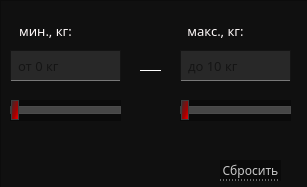
   <widget class="QWidget" name="weight">
    <property name="geometry">
     <rect>
      <x>0</x>
      <y>0</y>
      <width>307</width>
      <height>187</height>
     </rect>
    </property>
    <attribute name="icon">
     <iconset>
      <normaloff>../../images/down-arrow.png</normaloff>
      <normalon>../../images/down-arrow (1).png</normalon>../../images/down-arrow.png</iconset>
    </attribute>
    <attribute name="label">
     <string>Масса [кг]</string>
    </attribute>
    <widget class="QFrame" name="frameWeight">
     <property name="geometry">
      <rect>
       <x>0</x>
       <y>0</y>
       <width>311</width>
       <height>191</height>
      </rect>
     </property>
     <property name="styleSheet">
      <string notr="true">QFrame{
	background-color: #101010;
}
</string>
     </property>
     <property name="frameShape">
      <enum>QFrame::StyledPanel</enum>
     </property>
     <property name="frameShadow">
      <enum>QFrame::Raised</enum>
     </property>
     <widget class="QPushButton" name="btnResetWeight">
      <property name="geometry">
       <rect>
        <x>220</x>
        <y>160</y>
        <width>61</width>
        <height>21</height>
       </rect>
      </property>
      <property name="font">
       <font>
        <family>Montserrat Medium</family>
        <pointsize>9</pointsize>
       </font>
      </property>
      <property name="styleSheet">
       <string notr="true">QPushButton
{
background-color: rgb(10, 10, 10);
color:  rgb(200,200, 200);
border: 0px;
border-bottom: 1px dotted rgb(200, 200, 200);
}

QPushButton::hover
{
color: red;
border-bottom: 1px dotted red;
}
</string>
      </property>
      <property name="text">
       <string>Сбросить</string>
      </property>
     </widget>
     <widget class="QSlider" name="sliderWeightMax">
      <property name="geometry">
       <rect>
        <x>180</x>
        <y>100</y>
        <width>111</width>
        <height>21</height>
       </rect>
      </property>
      <property name="styleSheet">
       <string notr="true">QSlider{
	background-color: rgb(10, 10, 10);
}

QSlider::groove:horizontal {
border: 1px solid #bbb;
background: rgb(160,160,160);
height:6px;
}

QSlider::sub-page:horizontal {
border: 1px solid rgb(60,60,60);
background: qlineargradient(spread:pad, x1:0, y1:1, x2:1, y2:0, stop:0.125 rgba(66, 68, 68, 255), stop:0.426136 rgba(117, 19, 19, 255), stop:0.852273 rgba(255, 0, 0, 255));

color: rgb(144, 144, 144);
height: 6px;
}

QSlider::add-page:horizontal {
border: 1px solid rgb(75,75,75);
background: rgb(70,70,70);
}

QSlider::handle:horizontal {
border: 1px solid rgb(60,60,60);
background:qlineargradient(spread:pad, x1:1, y1:1, x2:0, y2:0.057, stop:0 rgba(255, 0, 0, 255), stop:0.398876 rgba(165, 0, 0, 255), stop:0.994318 rgba(46, 48, 49, 255));
width: 6px;
margin-top: -7px;
margin-bottom: -7px;
}

QSlider::handle:horizontal:hover {
border: 1px solid rgb(60,60,60);
background: qlineargradient(x1:0, y1:0, x2:1, y2:1,
    stop:0 rgb(105,105,105), stop:1 rgb(250,0,0));
width: 9px;
margin-top: -7px;
margin-bottom: -7px;
}


QSlider::sub-page:horizontal:disabled {
background: #bbb;
border-color: #999;
}

QSlider::add-page:horizontal:disabled {
background: #eee;
border-color: #999;
}

QSlider::handle:horizontal:disabled {
background: #eee;
border: 1px solid #aaa;
border-radius: 4px;
}</string>
      </property>
      <property name="singleStep">
       <number>0</number>
      </property>
      <property name="value">
       <number>0</number>
      </property>
      <property name="orientation">
       <enum>Qt::Horizontal</enum>
      </property>
      <property name="invertedAppearance">
       <bool>false</bool>
      </property>
      <property name="invertedControls">
       <bool>false</bool>
      </property>
     </widget>
     <widget class="QSlider" name="sliderWeightMin">
      <property name="geometry">
       <rect>
        <x>10</x>
        <y>100</y>
        <width>111</width>
        <height>21</height>
       </rect>
      </property>
      <property name="styleSheet">
       <string notr="true">QSlider{
	background-color: rgb(10, 10, 10);
}

QSlider::groove:horizontal {
border: 1px solid #bbb;
background: rgb(160,160,160);
height:6px;
}

QSlider::sub-page:horizontal {
border: 1px solid rgb(60,60,60);
background: qlineargradient(spread:pad, x1:0, y1:1, x2:1, y2:0, stop:0.125 rgba(66, 68, 68, 255), stop:0.426136 rgba(117, 19, 19, 255), stop:0.852273 rgba(255, 0, 0, 255));

color: rgb(144, 144, 144);
height: 6px;
}

QSlider::add-page:horizontal {
border: 1px solid rgb(75,75,75);
background: rgb(70,70,70);
}

QSlider::handle:horizontal {
border: 1px solid rgb(60,60,60);
background:qlineargradient(spread:pad, x1:1, y1:1, x2:0, y2:0.057, stop:0 rgba(255, 0, 0, 255), stop:0.398876 rgba(165, 0, 0, 255), stop:0.994318 rgba(46, 48, 49, 255));
width: 6px;
margin-top: -7px;
margin-bottom: -7px;
}


QSlider::handle:horizontal:hover {
border: 1px solid rgb(60,60,60);
background: qlineargradient(x1:0, y1:0, x2:1, y2:1,
    stop:0 rgb(105,105,105), stop:1 rgb(250,0,0));
width: 9px;
margin-top: -7px;
margin-bottom: -7px;
}


QSlider::sub-page:horizontal:disabled {
background: #bbb;
border-color: #999;
}

QSlider::add-page:horizontal:disabled {
background: #eee;
border-color: #999;
}

QSlider::handle:horizontal:disabled {
background: #eee;
border: 1px solid #aaa;
border-radius: 4px;
}</string>
      </property>
      <property name="value">
       <number>0</number>
      </property>
      <property name="orientation">
       <enum>Qt::Horizontal</enum>
      </property>
      <property name="invertedAppearance">
       <bool>false</bool>
      </property>
      <property name="invertedControls">
       <bool>false</bool>
      </property>
     </widget>
     <widget class="Line" name="line_4">
      <property name="geometry">
       <rect>
        <x>140</x>
        <y>70</y>
        <width>21</width>
        <height>19</height>
       </rect>
      </property>
      <property name="styleSheet">
       <string notr="true">border:0px;
border-top: 1px solid white;</string>
      </property>
      <property name="orientation">
       <enum>Qt::Horizontal</enum>
      </property>
     </widget>
     <widget class="QLabel" name="lbMinWeight">
      <property name="geometry">
       <rect>
        <x>10</x>
        <y>20</y>
        <width>71</width>
        <height>21</height>
       </rect>
      </property>
      <property name="font">
       <font>
        <family>Montserrat Medium</family>
        <pointsize>10</pointsize>
        <weight>50</weight>
        <bold>false</bold>
       </font>
      </property>
      <property name="styleSheet">
       <string notr="true">	color: #fffafa;
	border: 0px;
</string>
      </property>
      <property name="text">
       <string>мин., кг:</string>
      </property>
      <property name="alignment">
       <set>Qt::AlignCenter</set>
      </property>
     </widget>
     <widget class="QLabel" name="lbMaxWeight">
      <property name="geometry">
       <rect>
        <x>180</x>
        <y>20</y>
        <width>71</width>
        <height>21</height>
       </rect>
      </property>
      <property name="font">
       <font>
        <family>Montserrat Medium</family>
        <pointsize>10</pointsize>
        <weight>50</weight>
        <bold>false</bold>
       </font>
      </property>
      <property name="styleSheet">
       <string notr="true">	color: #fffafa;
	border: 0px;
</string>
      </property>
      <property name="text">
       <string>макс., кг:</string>
      </property>
      <property name="alignment">
       <set>Qt::AlignCenter</set>
      </property>
     </widget>
     <widget class="QLineEdit" name="leMinWeight">
      <property name="geometry">
       <rect>
        <x>10</x>
        <y>50</y>
        <width>111</width>
        <height>31</height>
       </rect>
      </property>
      <property name="font">
       <font>
        <family>Montserrat Medium</family>
        <pointsize>10</pointsize>
       </font>
      </property>
      <property name="styleSheet">
       <string notr="true">QLineEdit{
	padding-left: 5px;
	border: 1px solid rgb(20,20,20);
	background-color: rgb(40,40,40);
	border-bottom: 1px solid  rgb(120,120,120);
	selection-background-color: rgb(105, 0, 0);
}

QLineEdit:hover{
	background-color: rgb(55,55,55);
	border-bottom: 1px solid  red;
}</string>
      </property>
      <property name="placeholderText">
       <string>от 0 кг</string>
      </property>
     </widget>
     <widget class="QLineEdit" name="leMaxWeight">
      <property name="geometry">
       <rect>
        <x>180</x>
        <y>50</y>
        <width>111</width>
        <height>31</height>
       </rect>
      </property>
      <property name="font">
       <font>
        <family>Montserrat Medium</family>
        <pointsize>10</pointsize>
       </font>
      </property>
      <property name="styleSheet">
       <string notr="true">QLineEdit{
	padding-left: 5px;
	border: 1px solid rgb(20,20,20);
	background-color: rgb(40,40,40);
	border-bottom: 1px solid  rgb(120,120,120);
	selection-background-color: rgb(105, 0, 0);
}

QLineEdit:hover{
	background-color: rgb(55,55,55);
	border-bottom: 1px solid  red;
}</string>
      </property>
      <property name="placeholderText">
       <string>до 10 кг</string>
      </property>
     </widget>
    </widget>
   </widget>
